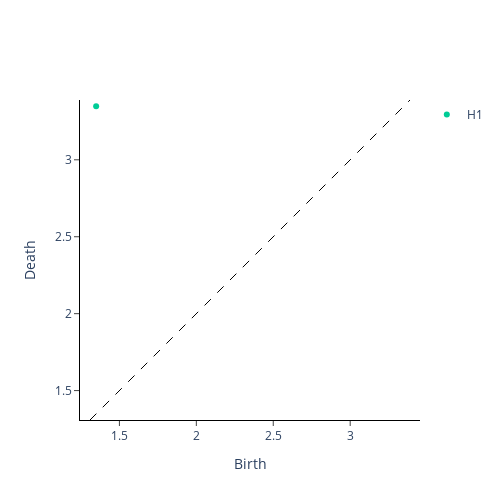

The cell this chart's notebook holds for it:
### Markdown cell above
It works! We can clearly see the persistent $H_1$ generator corresponding to the loop in the digit "9"

As a postprocessing step, it is often convenient to rescale the persistence diagrams.

### Code cell
from gtda.diagrams import Scaler

scaler = Scaler()
im9_scaled = scaler.fit_transform(im9_cubical)

scaler.plot(im9_scaled)

### Figure 1 — Plotly figure (JSON) as saved in the notebook; plotly's stock layout.template omitted (floating-point values rounded to 4 significant figures)
{"data": [{"hoverinfo": "none", "line": {"color": "black", "dash": "dash", "width": 1}, "mode": "lines", "showlegend": false, "type": "scatter", "x": [1.309, 3.389], "y": [1.309, 3.389]}, {"hoverinfo": "text", "hovertext": [], "mode": "markers", "name": "H0", "type": "scatter", "x": [], "y": []}, {"hoverinfo": "text", "hovertext": ["(1.3487834992250323, 3.3487834992250325)"], "mode": "markers", "name": "H1", "type": "scatter", "x": [1.349], "y": [3.349]}], "layout": {"height": 500, "plot_bgcolor": "white", "width": 500, "xaxis": {"autorange": false, "exponentformat": "e", "linecolor": "black", "linewidth": 1, "mirror": false, "range": [1.309, 3.389], "showexponent": "all", "showline": true, "side": "bottom", "ticks": "outside", "title": {"text": "Birth"}, "type": "linear", "zeroline": true}, "yaxis": {"autorange": false, "exponentformat": "e", "linecolor": "black", "linewidth": 1, "mirror": false, "range": [1.309, 3.389], "scaleanchor": "x", "scaleratio": 1, "showexponent": "all", "showline": true, "side": "left", "ticks": "outside", "title": {"text": "Death"}, "type": "linear", "zeroline": true}}}
